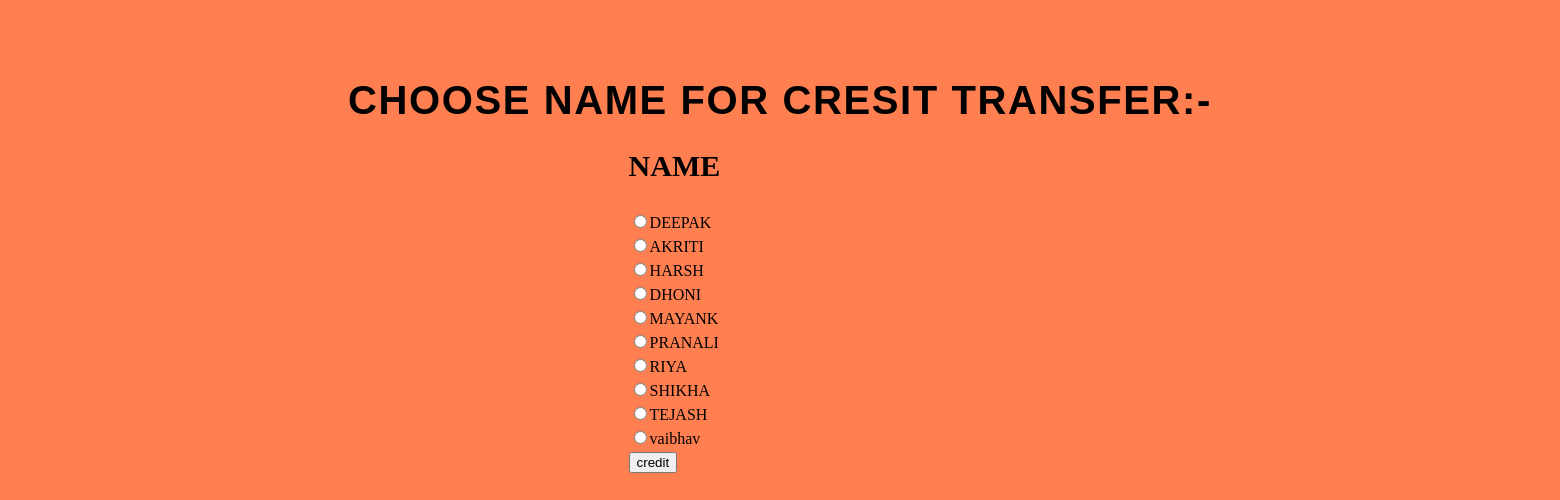
Page /USER.php on the committed database.
### tables this page shows
CREATE TABLE `user` (
  `name` varchar(15) NOT NULL,
  `email` varchar(25) NOT NULL,
  `credit` varchar(10) NOT NULL
);

### USER.php (the view, shortened to what this page needs)
<?php
$con=mysqli_connect('localhost','connection','#8iloveyoU','company');
$name1=$_SESSION['name'];
$q="select name from user where not name='$name1'";
$result=mysqli_query($con,$q);
?>
<html>
<head>
    <link rel="stylesheet" href="style9.css">
    </head>
    <body>
    <div class="view">
        <h1 style="margin-top: 70px; font-size: 40px">CHOOSE NAME FOR CRESIT TRANSFER:-</h1>
        <form action="transfer.php" method="post" style="position: relative; left: 40%;">
       <table>
           <th><h2 style="font-size: 30px">NAME</h2></th>
           <?php
     while($row = $result->fetch_assoc()) { ?>
   <tr>
       <td > <input type="radio" name="transfer" value="<?php echo $row["name"]; ?>"><?php echo $row["name"]; ?></td>
   </tr>
<?php }
  ?>
       <tr>
           <td><input type="submit" value="credit"></td>
           </tr>
        </table>
        </form>
        </div>
    </body>
</html>

### style9.css (style rules this page uses)
body { color: black; background-color:coral ; text-align: center; background-position: top left,center center,bottom center; */ background-repeat: repeat,no-repeat,no-repeat; background-attachment: fixed,fixed,fixed; }
h1 { font-weight: 600; line-height: 1.5; margin: 0 0 1rem 0; text-transform: uppercase; letter-spacing: 0.1rem; font-family: sans-serif; }

### rows in the picture
user: name "DEEPAK"
user: name "AKRITI"
user: name "HARSH"
user: name "DHONI"
user: name "MAYANK"
user: name "PRANALI"
user: name "RIYA"
user: name "SHIKHA"
user: name "TEJASH"
user: name "vaibhav"
